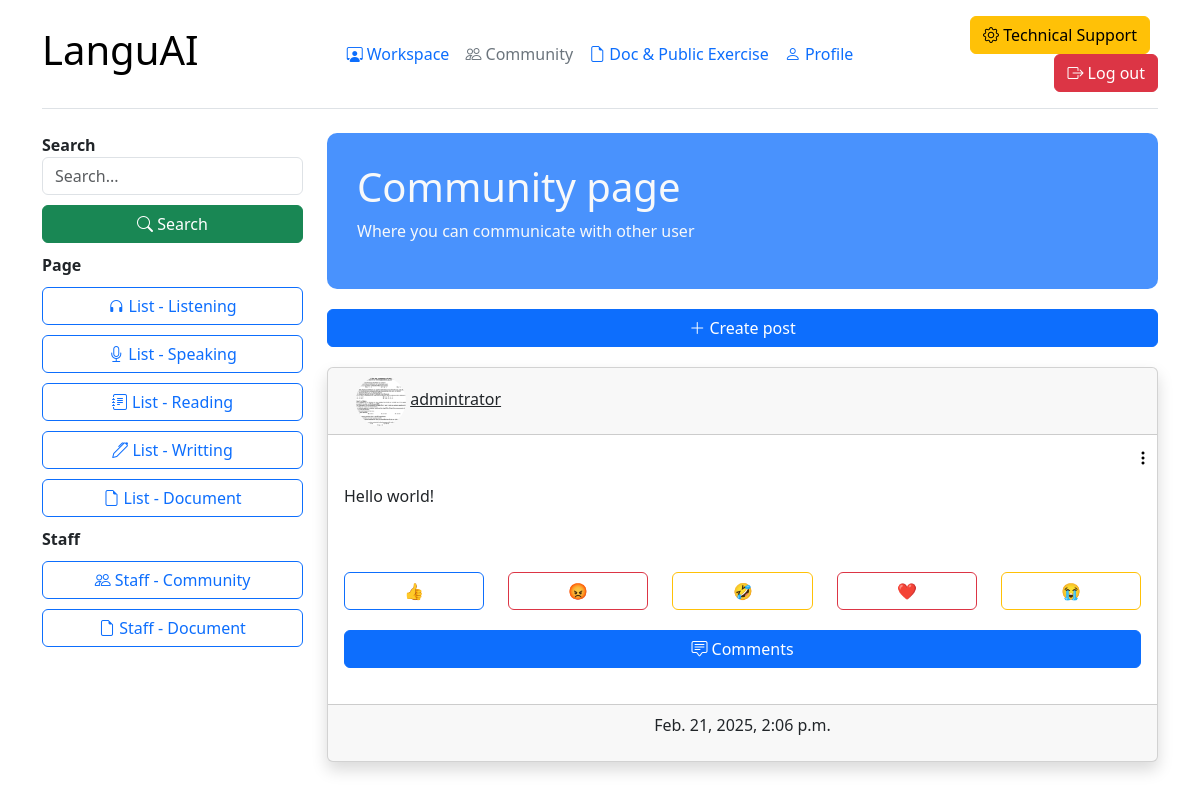
The app's page /post/ (signed in) with its own data.
### tin_hoc_tre/models.py (models this page shows)
class Post(models.Model):
    content = models.CharField(max_length=1000)
    image = models.ImageField(upload_to="images/", null=True, blank=True)
    user = models.ForeignKey(
        Bio, on_delete=models.CASCADE, related_name="post_auth_related")
    status = models.CharField(max_length=1000)
    down = models.ManyToManyField(
        Bio, related_name="post_down")
    datetime = models.DateTimeField(auto_now_add=True)
    comment_counter = models.IntegerField()

class Bio(models.Model):
    user = models.ForeignKey(
        User, on_delete=models.CASCADE, related_name="Bio_user")
    avatar = models.ImageField(upload_to="avatar/", null=True)
    thumbnail = models.ImageField(upload_to="thumbnail/", null=True)
    speaking_score = models.FloatField()
    writing_score = models.FloatField()
    listening_score = models.FloatField()
    reading_score = models.FloatField()
    grammar_score = models.FloatField()
    avg_score = models.FloatField()
    title = models.TextField()

class Emoji(models.Model):
    name = models.TextField()
    color = models.TextField()

### tin_hoc_tre/views.py (the view)
# urls.py: path("post/", views.post_list_view, name="post_view"),
def post_list_view(request):
    if request.user.is_authenticated:
        bio = Bio.objects.filter(user=request.user).first()
        cmt = Comment_Post.objects
        emoji = Emoji.objects.all()
        if request.method == "GET":
            search = request.GET.get("search")
            if search:
                post = Post.objects.filter(
                    Q(content__icontains=search), status="Công khai").all()
            else:
                post = Post.objects.filter(status="Công khai").all()
        else:
            post = Post.objects.filter(status="Công khai").all()
        context = {"posts": post[::-1], "bio": bio,
                   "emojies": emoji, "cmts": cmt}
    else:
        return redirect("check")
    return render(request, "post/list.html", context)

### tin_hoc_tre/templates/post/list.html (shortened to what this page needs)
<!DOCTYPE html>
<html lang="en">
<head>
    <link rel="stylesheet" href="https://cdnjs.cloudflare.com/ajax/libs/bootstrap-icons/1.11.3/font/bootstrap-icons.min.css" />
    <link href="https://cdn.jsdelivr.net/npm/bootstrap@5.3.3/dist/css/bootstrap.min.css" rel="stylesheet">
</head>
<body>
    <div class="container">
        <header class="d-flex flex-wrap align-items-center justify-content-center justify-content-md-between py-3 mb-4 border-bottom">
          <div class="col-md-3 mb-2 mb-md-0">
            <a href="/" class="d-inline-flex link-body-emphasis text-decoration-none">
              <h1>LanguAI</h1>
            </a>
          </div>
          <ul class="nav col-12 col-md-auto mb-2 justify-content-center mb-md-0">
            <li><a href="{% url 'my_listening_workspace' %}" class="nav-link px-2"><i class="bi bi-person-workspace"></i> Workspace</a></li>
            <li><a href="{% url 'post_view' %}" class="nav-link px-2 link-secondary"><i class="bi bi-people"></i> Community</a></li>
            <li><a href="{% url 'document_list_view' %}" class="nav-link px-2"><i class="bi bi-file-earmark"></i> Doc & Public Exercise</a></li>
            <li><a href="{% url 'my_profile' %}" class="nav-link px-2"><i class="bi bi-person"></i> Profile</a></li>
          </ul>
          <div class="col-md-3 text-end">
            <button type="button" class="btn btn-warning me-2"><i class="bi bi-gear"></i> Technical Support</button>
            <a href="{% url 'log_out' %}" type="button" class="btn btn-danger"><i class="bi bi-box-arrow-right"></i> Log out</a>
          </div>
        </header>
        <section style="margin-top: 20px;">
            <div class="row">
                <div class="col-lg-3">
                    <b>Search</b>
                    <form style="margin-bottom: 10px;">
                        <div class="row">
                            <div class="col-lg" style="margin-right: -15px;">
                                <input placeholder="Search..." type="text" name="search" class="form-control w-100">
                            </div>
                        </div>
                        <div class="row" style="margin-top: 10px;">
                            <div class="col-lg">
                                <button class="btn btn-success w-100"><i class="bi bi-search"></i> Search</button>
                            </div>
                        </div>
                    </form>
                    <b>Page</b>
                    <a href="{% url 'listening_list_view' %}"  class="btn btn-outline-primary w-100 rounded" style="margin-top: 10px;"><i class="bi bi-headphones"></i> List - Listening</a>
                    <a href="{% url 'speaking_scripts_list_view' %}"  class="btn btn-outline-primary w-100 rounded" style="margin-top: 10px;"><i class="bi bi-mic"></i> List - Speaking</a>
                    <a href="{% url 'reading_list_view' %}"  class="btn btn-outline-primary w-100 rounded" style="margin-top: 10px;"><i class="bi bi-journal-text"></i> List - Reading</a>
                    <a href="{% url 'writting_list_view' %}"  class="btn btn-outline-primary w-100 rounded" style="margin-top: 10px;"><i class="bi bi-pen"></i> List - Writting</a>
                    <a href="{% url 'document_list_view' %}"  class="btn btn-outline-primary w-100 rounded" style="margin-top: 10px;"><i class="bi bi-file-earmark"></i> List - Document</a>
                    {% if check2 %}
                    <b style="margin-top: 10px;">Staff</b>
                    <a href="{% url 'staff_post_view' %}"  class="btn btn-primary w-100 rounded" style="margin-top: 10px;"><i class="bi bi-people"></i> Staff - Community</a>
                    <a href="{% url 'staff_document_list_view' %}"  class="btn btn-outline-primary w-100 rounded" style="margin-top: 10px;"><i class="bi bi-file-earmark"></i> Staff - Document</a>
                    {% elif bio.user.is_staff %}
                    <b>Staff</b>
                    <a href="{% url 'staff_post_view' %}"  class="btn btn-outline-primary w-100 rounded" style="margin-top: 10px;"><i class="bi bi-people"></i> Staff - Community</a>
                    <a href="{% url 'staff_document_list_view' %}"  class="btn btn-outline-primary w-100 rounded" style="margin-top: 10px;"><i class="bi bi-file-earmark"></i> Staff - Document</a>
                    {% endif %}
                </div>
                <div class="col-lg-9">
                    <div class="bg-primary text-light bg-opacity-75" style="margin-bottom: 20px;border-radius: 10px;">
                        <div style="padding: 30px;">
                            <h1>Community page</h1>
                            <p>Where you can communicate with other user</p>
                        </div>
                    </div>
                    <a class="btn btn-primary w-100" style="text-decoration: none;margin-bottom: 20px;" data-bs-toggle="modal" data-bs-target="#exampleModal"  class="btn btn-info w-100"><i class="bi bi-plus-lg"></i> Create post</a>
                    {% if posts|length != 0 %}
                    {% for post in posts %}
                        <div class="d-flex justify-content-center shadow align-items-start w-100 mx-auto card">
                            <div class="card-header w-100" id="{{post.id}}">
                                <div class="container">
                                    <div class="columns">
                                    <div class="column">
                                        <img src="{{post.user.avatar.url}}" class="rounded-circle" style="width: 50px;height: 50px;object-fit: cover;"> <a class="link-dark">   {{post.user.user.username}}</a>
                                    </div>
                                    </div>
                                </div>
                            </div>
                            <div class="row align-self-end" style="margin-top: 10px;">
                            <div class="col align-self-end">
                                <div class="dropdown">
                                <button class="" style="border: none;background-color: transparent;" type="button" data-bs-toggle="dropdown" aria-expanded="false">
                                    <i class="bi bi-three-dots-vertical"></i>
                                </button>
                                </div>
                            </div>
                            </div>
                            <div class="card-body w-100">
                            <h6 class="card-text text-start align-items-start">{{post.content|safe}}</h6>
                            <br>
                            <br>
                            {% if check2 %}
                            <div class="row">
                              <div class="col-lg">
                                <a data-bs-toggle="modal" data-bs-target="#change_status_{{post.id}}" class="btn btn-success w-100">Change status</a>
                              </div>
                            </div>
                            <div class="modal fade" id="change_status_{{post.id}}" tabindex="-1" aria-labelledby="exampleModalLabel" aria-hidden="true">
                              <div class="modal-dialog modal-dialog-centered">
                                <div class="modal-content">
                                  <div class="modal-header">
                                    <button type="button" class="btn-close" data-bs-dismiss="modal" aria-label="Close"></button>
                                  </div>
                                  <div class="modal-body">
                                      <h5 class="title is-1 text-dark text-center">Create post</h5>
                                      <form action="{% url 'change_status_post' id=post.id %}" method="post" enctype="multipart/form-data">
                                        {% csrf_token %}
                                          <div class="row" style="margin-bottom: 10px;">
                                              <div class="col-lg align-self-center w-100">
                                                  <div class="d-lg-flex w-100">
                                                    <select name="status" class="form-control w-100">
                                                      <option value="Chờ kiểm duyệt"><i class="bi bi-lock"></i> Pending</option>
                                                      <option value="Công khai"><i class="bi bi-share"></i> Public</option>
                                                    </select>
                                                    <button type="submit" class="btn btn-success w-100" style="margin-left: 10px;"><i class="bi bi-arrow-repeat" style="margin-right: 1.5px;"></i> Change</button>
                                                  </div>
                                              </div>
                                          </div>
                                  </form>
                                  </div>
                                </div>
                              </div>
                            </div>
                            {% else %}
                            <div class="row" style="margin-top: 10px;margin-bottom: 20px;">
                                {% for emoji in emojies %}
                                  {% if emoji.name != my_emoji.emoji.name %}
                                  <div class="col-lg">
                                      <a href="{% url 'reading_emoji' id=post.id emoji_id=emoji.id %}" class="btn btn-outline-{{emoji.color}} w-100">{{emoji.name}}</a>
                                  </div>
                                  {% else %}
                                  <div class="col-lg">
                                    <a href="{% url 'reading_emoji' id=post.id emoji_id=emoji.id %}"  class="btn btn-{{emoji.color}} w-100">{{emoji.name}}</a>
                                  </div>
                                  {% endif %}
                                {% endfor %}
                            </div>
                            <div class="row" style="margin-top: 10px;margin-bottom: 20px;">
                                <div class="col-lg">
                                    <a data-bs-toggle="modal" data-bs-target="#comment_{{post.id}}" class="btn btn-primary w-100"><i class="bi bi-chat-square-text"></i> Comments</a>
                                </div>
                            </div>
                            {% endif %}
                            </div>
                            <div class="card-footer w-100 align-items-center justify-content-center">
                            <p class="text-center">{{post.datetime}}</p>
                            </div>
                        </div>
            {% endfor %}
            {% endif %}
          </section>
      </div>
</body>
</html>

### records on screen
Post: user.avatar (picture), user.user.username "admintrator", content "Hello world!", datetime "Feb. 21, 2025, 2:06 p.m."
Emoji: name "👍"
Emoji: name "😡"
Emoji: name "🤣"
Emoji: name "❤️"
Emoji: name "😭"
